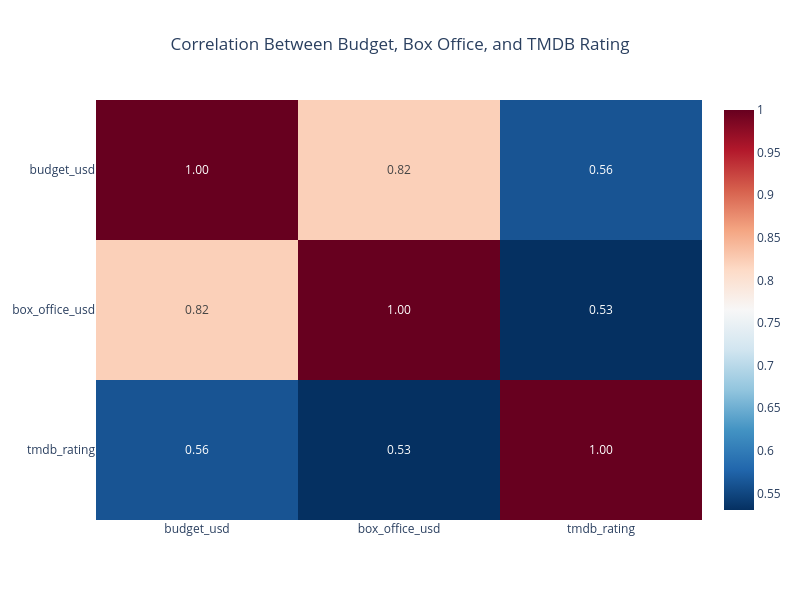

This figure's notebook cell:
### Code cell
import plotly.express as px

# Calculate correlation matrix
corr_matrix = master[['budget_usd', 'box_office_usd', 'tmdb_rating']].corr()

# Interactive heatmap
fig = px.imshow(
    corr_matrix,
    text_auto=".2f",
    color_continuous_scale="RdBu_r",
    title="Correlation Between Budget, Box Office, and TMDB Rating",
    aspect="auto"
)

fig.update_layout(
    title_x=0.5,
    width=800,
    height=600
)

fig.show()
fig.write_html("correlation_heatmap.html")

### Figure 1 — Plotly figure (JSON) as saved in the notebook; plotly's stock layout.template omitted (floating-point values rounded to 4 significant figures)
{"data": [{"coloraxis": "coloraxis", "hovertemplate": "x: %{x}<br>y: %{y}<br>color: %{z}<extra></extra>", "name": "0", "texttemplate": "%{z:.2f}", "type": "heatmap", "x": ["budget_usd", "box_office_usd", "tmdb_rating"], "xaxis": "x", "y": ["budget_usd", "box_office_usd", "tmdb_rating"], "yaxis": "y", "z": [[1.0, 0.8217, 0.562], [0.8217, 1.0, 0.5306], [0.562, 0.5306, 1.0]]}], "layout": {"coloraxis": {"autocolorscale": false, "colorscale": [[0, "rgb(5,48,97)"], [0.1, "rgb(33,102,172)"], [0.2, "rgb(67,147,195)"], [0.3, "rgb(146,197,222)"], [0.4, "rgb(209,229,240)"], [0.5, "rgb(247,247,247)"], [0.6, "rgb(253,219,199)"], [0.7, "rgb(244,165,130)"], [0.8, "rgb(214,96,77)"], [0.9, "rgb(178,24,43)"], [1, "rgb(103,0,31)"]]}, "height": 600, "title": {"text": "Correlation Between Budget, Box Office, and TMDB Rating", "x": 0.5}, "width": 800, "xaxis": {"anchor": "y", "domain": [0, 1]}, "yaxis": {"anchor": "x", "autorange": "reversed", "domain": [0, 1]}}}
